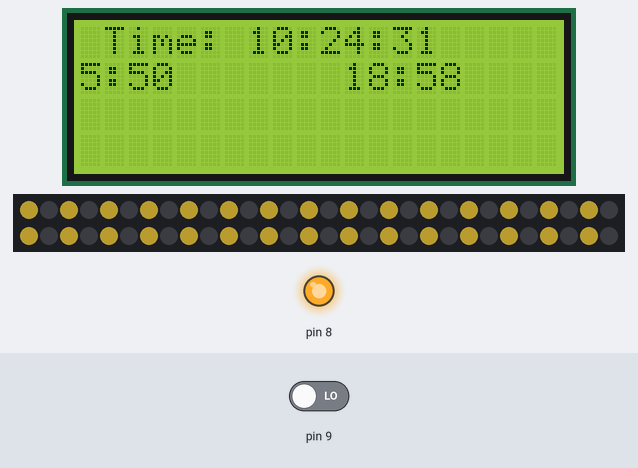
The sketch below on a simulated Arduino Uno, built with avr-gcc and run on an emulated ATmega328P. Shown: 20×4 character LCD, 60 RGB LEDs in strip order, left to right, continuing on the next row, output pins drawn as LEDs (lit = HIGH). Inputs (shaded band) come from the test bench; at power-on: pin 9 LOW. Dim RGB values are drawn brighter than linear; the local clock reads 2024-03-15 10:24:30 at power-on unless the sketch sets it; random numbers use the default seed unless the sketch sets one; what the sketch prints to the serial monitor is not drawn.

Above: at 1.2 s.
1.3 s: pin 9 driven HIGH
At 2.8 s:
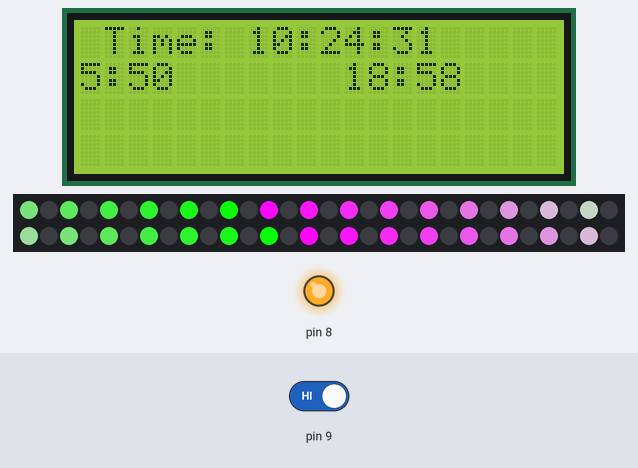
4.3 s: pin 9 driven LOW
At 6.9 s:
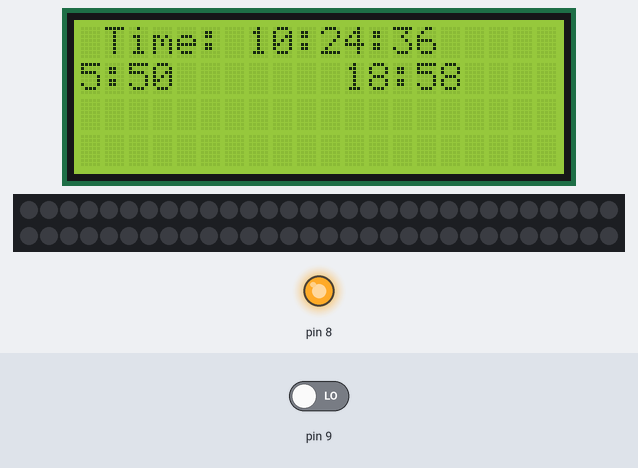
7.3 s: pin 9 driven HIGH
At 8.2 s:
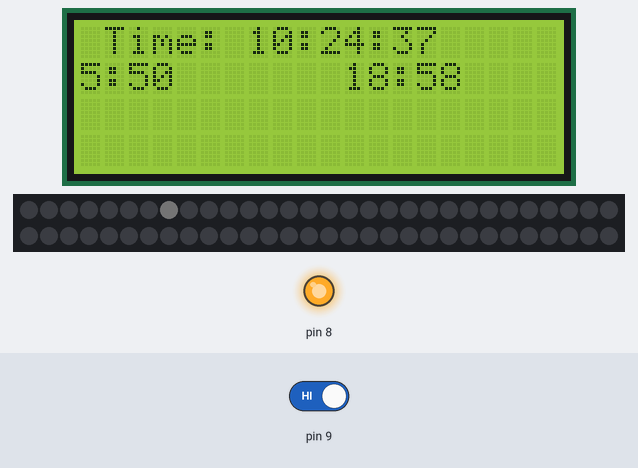
Timing chart, 0 to 10.3 s (numbered marks = the images above; inputs shaded):
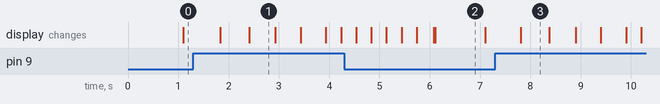

Measured:
- what the display in image 1 shows lasts 0.5 s, from 2.4 s to 2.9 s
- what the display in image 2 shows lasts 1.0 s, from 6.1 s to 7.1 s
- what the display in image 3 shows lasts 0.6 s, from 7.8 s to 8.4 s

The sketch:

magicWIndow.ino
```cpp
/*
 * By Stephen Duke and Qiu Yi Wu
 * For public use
 */

#include <PololuLedStrip.h>
#include <TimeLib.h>
#include <Wire.h>
#include <LiquidCrystal_I2C.h>
#include <Math.h>
#include <DS1307RTC.h>  // a basic DS1307 library that returns time as a time_t
#include <SoftwareSerial.h>

const int txPin = 19;
const int rxPin = 18;

float prevMin;
float currMin;
int loopCount;
int maxLoops;
short buttonPress = 0;

SoftwareSerial BTSerial(rxPin, txPin); // RX, TX

LiquidCrystal_I2C lcd(0x27, 20, 4); // set the LCD address to 0x27 for a 16 chars and 2 line display

// Create an ledStrip object and specify the pin it will use.
PololuLedStrip<12> ledStrip;

// Create a buffer for holding the colors (3 bytes per color).
#define LED_COUNT 60
rgb_color colors[LED_COUNT];


void setup()  {
  pinMode(9, INPUT);
  pinMode(8, OUTPUT);
  digitalWrite(8, HIGH);

  lcd.init();
  lcd.backlight();

  Serial.begin(38400);
  BTSerial.begin(38400);

  while (!Serial) ; // wait until Arduino Serial Monitor opens
  setSyncProvider(RTC.get);   // the function to get the time from the RTC
  if (timeStatus() != timeSet)
    Serial.println("Unable to sync with the RTC");
  else
    Serial.println("RTC has set the system time");
}

void loop() {
  if (digitalRead(9) == HIGH) {
    delay(500);
    buttonPress++;
  }
  Serial.println(buttonPress);
  if (buttonPress == 0) {
    digitalClockDisplay();
  }
  else if (buttonPress == 1) {
    brightTwinkle(0, 1, 0);
    ledStrip.write(colors, LED_COUNT);
    delay(70);
    loopCount++;
  }
  else if (buttonPress == 2) {

    gradient();
  }
  else if (buttonPress == 3) {
    ledClear();
  }
  else if (buttonPress == 4) {
    for (uint16_t i = 0; i < LED_COUNT; i+=2)
    {
      colors[i] = rgb_color(255, 172, 68 );
    }
    ledStrip.write(colors, LED_COUNT);
  }
  else if (buttonPress == 5) {
    zip();
    ledClear();
    buttonPress = 0;
  }
}

void zip() {

  int r = 238;
  int g = 0;
  int b = 238;

  for (uint16_t i = 0; i < LED_COUNT; i++)
  {
    for (uint16_t j = 0; j < 5; j++) {
      colors[i] = rgb_color(r, g, b);
      if ((i - j) >= 0) {
        colors[i - j] = rgb_color(r / j, g / j, b / j);
      }
      ledStrip.write(colors, LED_COUNT);
      delay(5);
    }
  }
}
void ledClear() {
  for (uint16_t i = 0; i < LED_COUNT; i++)
  {
    colors[i] = rgb_color(0, 0, 0);
  }
  ledStrip.write(colors, LED_COUNT);
}

void gradient() {
  // Update the colors.
  byte time = millis() >> 2;
  for (uint16_t i = 0; i < LED_COUNT; i+=2)
  {
    byte x = time - 8 * i;
    colors[i] = rgb_color(x, 255 - x, x);
  }

  // Write the colors to the LED strip.
  ledStrip.write(colors, LED_COUNT);

  delay(20);
}

struct sunTime {
  float sunrise;
  float sunset;
};

struct sunTime calculateSunrise() {
  struct sunTime curSuntime;
  float summerSolstice = 171;   // happens on the 171st day
  float winterSolstice = 364;   // using dec31 as winter solstice instead of dec21
  float sumSolRise = 325;       // 325 minutes from midnight : 5:25
  float sumSolSet = 1230;       // 1230 minutes from midnight : 20:30
  float winSolRise = 440;       // 440 minutes from midnight : 7:20
  float winSolSet = 999;        // 999 minutes from midnight : 16:39

  float riseDiff = abs(sumSolRise - winSolRise);
  float setDiff = abs(sumSolSet - winSolSet);

  //calculate days since jan1
  float currentDay = day();
  for (int i = 1; i < month(); i = i + 1) {
    if (i == 1 || i == 3 || i == 5 || i == 7 || i == 8 || i == 10 || i == 12) {
      currentDay = currentDay + 31;
    }
    else if (i == 4 || i == 6 || i == 9 || i == 11) {
      currentDay = currentDay + 30;
    }
    else if (i == 2) {
      currentDay = currentDay + 28;
    }
  }
  //subtract minutes from sunrise && add minutes to sunset
  if (currentDay < summerSolstice) {  //first half of year
    curSuntime.sunrise = winSolRise - abs(winSolRise - sumSolRise) * (currentDay / summerSolstice) - 40;
    curSuntime.sunset = winSolSet + abs(sumSolSet - winSolSet) * (currentDay / summerSolstice) + 40;
  }
  else {                              //second half of year
    curSuntime.sunrise = sumSolRise + abs(winSolRise - sumSolRise) * (currentDay / winterSolstice) - 50;
    curSuntime.sunset = sumSolSet - abs(sumSolSet - winSolSet) * (currentDay / winterSolstice) + 90;
  }
  return curSuntime;
}

//helper function to convert hours into minutes
float currentMinute() {
  int minutes = hour() * 60 + minute();
  return minutes;
}

void digitalClockDisplay() {
  //lcd.clear();
  rgb_color color;
  float ratio;
  currMin = currentMinute();

  struct sunTime todaySun = calculateSunrise();
  float midSun = ((todaySun.sunset - todaySun.sunrise) / 2) + 342;
  float timeData[7] = {ratio,
                       currMin,
                       todaySun.sunrise,
                       todaySun.sunset,
                       midSun
                      };

  if (currMin < todaySun.sunrise || currMin > todaySun.sunset) {
    brightTwinkle(0, 1, 0);
    ledStrip.write(colors, LED_COUNT);
    delay(20);
    loopCount++;
  }
  else if (prevMin != currMin) {
    if (currMin > todaySun.sunrise && currMin < todaySun.sunset) {
      //get brighter
      if (currMin < midSun) {
        ratio = 1 - ((currMin - todaySun.sunrise) / (midSun - todaySun.sunrise));
        color.red = 252 * ratio;
        color.green = 212 * ratio;
        color.blue = 64 * ratio;

      }
      //get dimmer
      else {
        ratio = 1 - (((currMin - midSun)) / (todaySun.sunset - midSun));
        color.red = 255 * ratio;
        color.green = 255 * ratio;
        color.blue = 255 * ratio;
      }
      updateColorBuffer(color);
    }
  }

  prevMin = currMin;

  Serial.println(currMin);
  Serial.println(todaySun.sunset);

  Serial.println(todaySun.sunrise);
  Serial.println(todaySun.sunset);
  serialDisplay();
  lcdDisplay(timeData);

}

rgb_color updateColor(int r, int g, int b) {
  rgb_color color;
  color.red = r;
  color.green = g;
  color.blue = b;
  return color;
}


void updateColorBuffer(rgb_color color) {
  for (uint16_t i = 0; i < LED_COUNT; i+=2)
  {
    colors[i] = color;
  }

  ledStrip.write(colors, LED_COUNT);
}

void twinkle() {
  maxLoops = 1200;
  if (loopCount < 400)
  {
    brightTwinkle(0, 1, 0);  // only white for first 400 loopCounts
  }
  else if (loopCount < 650)
  {
    brightTwinkle(0, 2, 0);  // white and red for next 250 counts
  }
  else if (loopCount < 900)
  {
    brightTwinkle(1, 2, 0);  // red, and green for next 250 counts
  }
  else
  {
    // red, green, blue, cyan, magenta, yellow for the rest of the time
    brightTwinkle(1, 6, loopCount > maxLoops - 100);
  }
}

void fade(unsigned char *val, unsigned char fadeTime)
{
  if (*val != 0)
  {
    unsigned char subAmt = *val >> fadeTime;  // val * 2^-fadeTime
    if (subAmt < 1)
      subAmt = 1;  // make sure we always decrease by at least 1
    *val -= subAmt;  // decrease value of byte pointed to by val
  }
}

void brightTwinkleColorAdjust(unsigned char *color)
{
  if (*color > 35)
  {
    // if reached max brightness, set to an even value to start fade
    *color = 34;
  }
  else if (*color % 2)
  {
    // if odd, approximately double the brightness
    // you should only use odd values that are of the form 2^n-1,
    // which then gets a new value of 2^(n+1)-1
    // using other odd values will break things
    *color = *color + 2;
  }
  else if (*color > 0)
  {
    fade(color, 4);
    if (*color % 2)
    {
      (*color)--;  // if faded color is odd, subtract one to keep it even
    }
  }
}

void brightTwinkle(unsigned char minColor, unsigned char numColors, unsigned char noNewBursts)
{
  // Note: the colors themselves are used to encode additional state
  // information.  If the color is one less than a power of two
  // (but not 255), the color will get approximately twice as bright.
  // If the color is even, it will fade.  The sequence goes as follows:
  // * Randomly pick an LED.
  // * Set the color(s) you want to flash to 1.
  // * It will automatically grow through 3, 7, 15, 31, 63, 127, 255.
  // * When it reaches 255, it gets set to 254, which starts the fade
  //   (the fade process always keeps the color even).
  if (loopCount > 2000) loopCount = 0;
  for (int i = 0; i < LED_COUNT; i++)
  {
    brightTwinkleColorAdjust(&colors[i].red);
    brightTwinkleColorAdjust(&colors[i].green);
    brightTwinkleColorAdjust(&colors[i].blue);
  }

  if (!noNewBursts && loopCount % 2)
  {
    // if we are generating new twinkles, randomly pick four new LEDs
    // to light up
    for (int i = 0; i < 1; i++)
    {
      int j = random(LED_COUNT);
      if (colors[j].red == 0 && colors[j].green == 0 && colors[j].blue == 0)
      {
        // if the LED we picked is not already lit, pick a random
        // color for it and seed it so that it will start getting
        // brighter in that color
        switch (random(numColors) + minColor)
        {
          case 0:
            colors[j] = rgb_color(1, 1, 1);  // white
            break;
          case 1:
            colors[j] = rgb_color(1, 0, 0);  // red
            break;
          case 2:
            colors[j] = rgb_color(0, 1, 0);  // green
            break;
          case 3:
            colors[j] = rgb_color(0, 0, 1);  // blue
            break;
          case 4:
            colors[j] = rgb_color(1, 1, 0);  // yellow
            break;
          case 5:
            colors[j] = rgb_color(0, 1, 1);  // cyan
            break;
          case 6:
            colors[j] = rgb_color(1, 0, 1);  // magenta
            break;
          default:
            colors[j] = rgb_color(1, 1, 1);  // white
        }
      }
    }
  }
}

void serialDisplay() {
  //print time
  Serial.print(hour());
  printDigits(minute());
  printDigits(second());

  //print day month year;
  Serial.print(" ");
  Serial.print(day());
  Serial.print(" ");
  Serial.print(month());
  Serial.print(" ");
  Serial.print(year());
  Serial.println();
}

void lcdDisplay(float data[7]) {
  // digital clock display of the time
  lcd.setCursor(1, 0);
  lcd.print("Time: ");
  if (hour() < 10)
    lcd.print("0");
  lcd.print(hour());
  lcdTimePrint(minute());
  lcdTimePrint(second());

  //print sunrise time
  lcd.setCursor(0, 1);
  lcd.print((int)data[2] / 60);
  lcd.print(":");
  lcd.print((int)data[2] % 60);

  //print sunset time
  lcd.setCursor(11, 1);
  lcd.print((int)data[3] / 60);
  lcd.print(":");
  lcd.print((int)data[3] % 60);

}

void printDigits(int digits) {
  // utility function for digital clock display: prints preceding colon and leading 0
  Serial.print(":");
  if (digits < 10)
    Serial.print('0');
  Serial.print(digits);
}

void lcdTimePrint(int digits) {
  // utility function for lcd clock display: prints preceding colon and leading 0
  lcd.print(":");
  if (digits < 10)
    lcd.print('0');
  lcd.print(digits);
}
```
